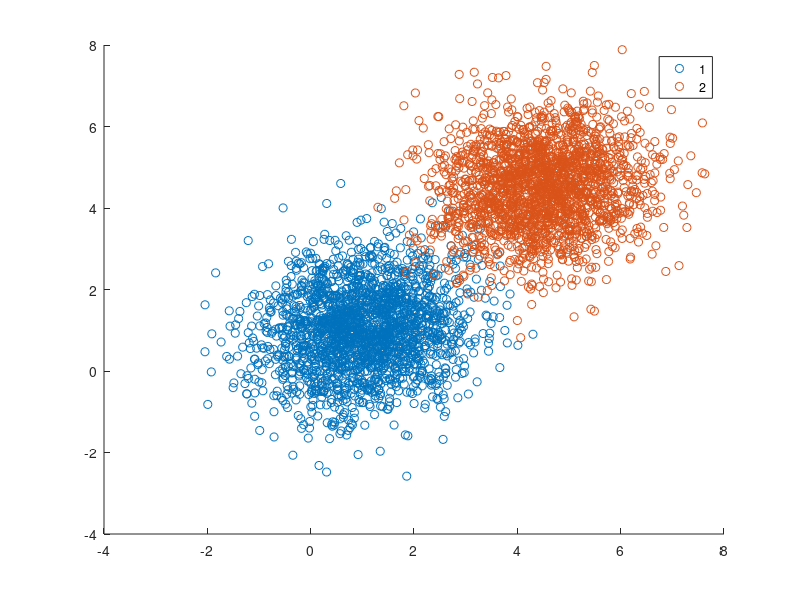
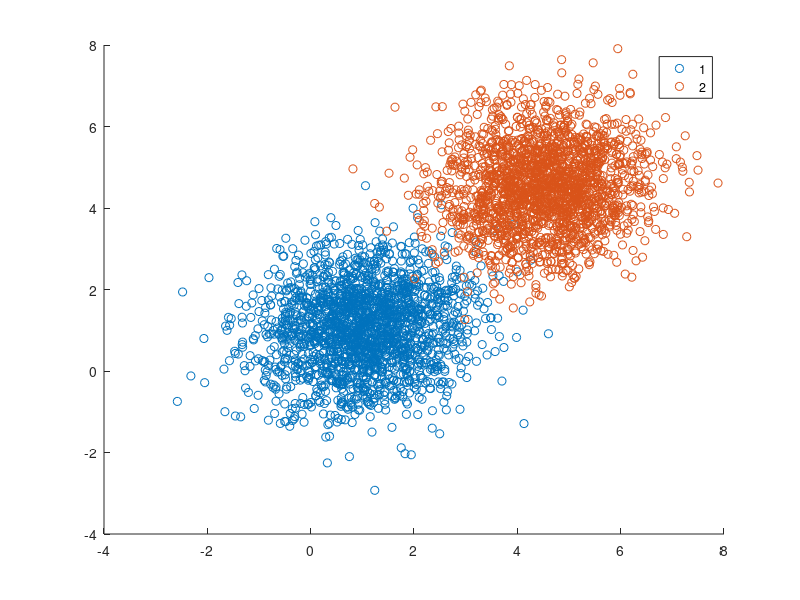
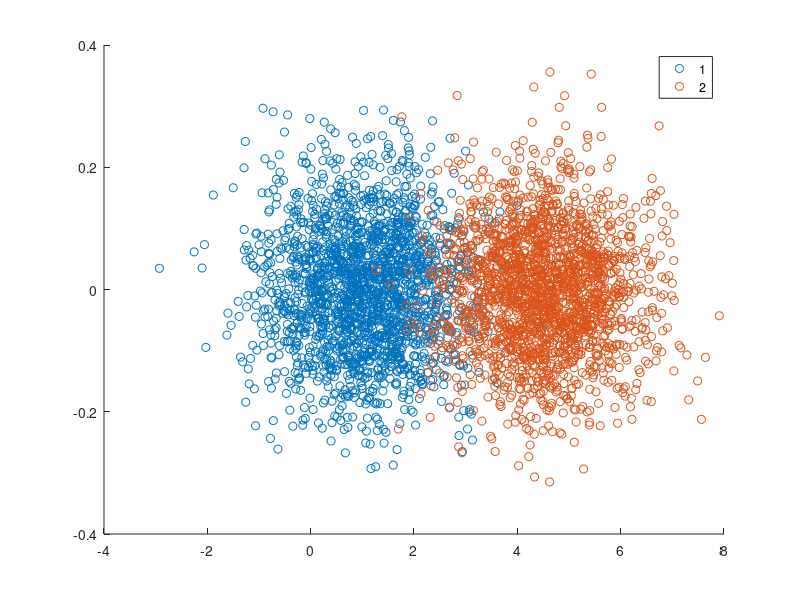

Reproduce these figures in MATLAB, in order. (Note: this script raises an error after producing the figures.)
mu1 = [1,1,1];
sigma1 = [1,0.1,0.1;0.1,1,0.1;0.1,0.1,1];

mu2 = [4.5,4.5,4.5];
sigma2 = [1,0.1,0.1;0.1,1,0.1;0.1,0.1,1];

nn = 2000;

d1 = mvnrnd(mu1,sigma1,nn);
d2 = mvnrnd(mu2,sigma2,nn);

noise1 = randn(nn,1)*0.1;
noise2 = randn(nn,1)*0.1;

Data=[d1,noise1;d2,noise2];
Labels=[ones(nn,1)*1;ones(nn,1)*2];

figure
gscatter(Data(:,1),Data(:,2),Labels)

figure
gscatter(Data(:,2),Data(:,3),Labels)

figure
gscatter(Data(:,3),Data(:,4),Labels)

figure
gscatter3(Data(:,1),Data(:,3),Data(:,4),Labels)


%%

collabz = {'1';'2';'3';'4'};
testcolumns = [1,2,3,4];
%Train the RBF model
[Fits] = RelativeRBFTrain(Data,Labels,2,'ploton');

%%
testcolumns = [1,2]
collabz = {'1';'2'};
[Variations,BestSep,BestSepClass,Data_All,Diff_All] = RelativeRBFSeperabilityCheck(Data,Labels,testcolumns,collabz,1,'ploton');
BestSep.bestcollabels
BestSep.max
idn = 2;
BestSepClass{idn}.max
BestSepClass{idn}.metric
columnrbf = BestSepClass{idn}.bestcolumns
BestSepClass{idn}.bestcollabels



%% RELIEFF
columnrbf = [1,2];
% 
% figure
% gscatter3(Data(:,columnrbf(1)),Data(:,columnrbf(2)),Data(:,columnrbf(3)),Labels)

DataTest = Data(:,columnrbf);

[RANK,WEIGHT] = relieff(DataTest,Labels,200);

RANK
WEIGHT(RANK)

%% Train RBF discrim
columnrbf = [1,2];
% 
% figure
% gscatter3(Data(:,columnrbf(1)),Data(:,columnrbf(2)),Data(:,columnrbf(3)),Labels)

DataTest = Data(:,columnrbf);


%Train the RBF model
[Fits] = RelativeRBFTrain(DataTest,Labels,3,'ploton');

%try it online
thresh = Fits{end}.ThresholdSep;
[Class,Probability] = RelativeRBFOnline(DataTest,Fits,0.4);

Correct = Class == Labels;
Correct(Class == 0) = [];

accuracy = mean(Correct)